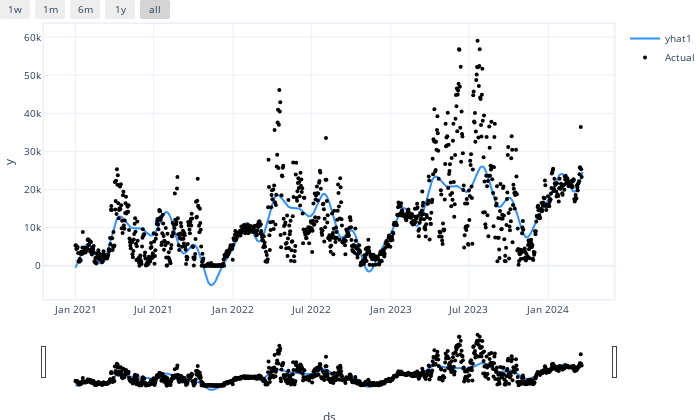

The notebook cell this image was saved under:
### Code cell
m.plot(forecast)

### Figure 1 — Plotly figure (JSON) as saved in the notebook; plotly's stock layout.template omitted (floating-point values rounded to 4 significant figures; data arrays with more than 128 entries replaced by an {"elided": "..."} marker saying what was removed)
{"data": [{"fill": "none", "line": {"color": "rgba(45, 146, 255, 1.0)", "width": 2}, "mode": "lines", "name": "yhat1", "type": "scatter", "x": {"elided": "1175 str values"}, "y": {"elided": "1175 float values"}}, {"marker": {"color": "black", "size": 4}, "mode": "markers", "name": "Actual", "type": "scatter", "x": {"elided": "1175 str values"}, "y": {"elided": "1175 float values"}}], "layout": {"autosize": true, "font": {"size": 10}, "height": 420, "hovermode": "x unified", "margin": {"b": 0, "l": 0, "pad": 0, "r": 10, "t": 10}, "showlegend": true, "title": {"font": {"size": 12}}, "width": 700, "xaxis": {"linewidth": 1.5, "mirror": true, "rangeselector": {"buttons": [{"count": 7, "label": "1w", "step": "day", "stepmode": "backward"}, {"count": 1, "label": "1m", "step": "month", "stepmode": "backward"}, {"count": 6, "label": "6m", "step": "month", "stepmode": "backward"}, {"count": 1, "label": "1y", "step": "year", "stepmode": "backward"}, {"step": "all"}]}, "rangeslider": {"visible": true}, "showline": true, "title": {"text": "ds"}, "type": "date"}, "yaxis": {"linewidth": 1.5, "mirror": true, "showline": true, "title": {"text": "y"}}}}
